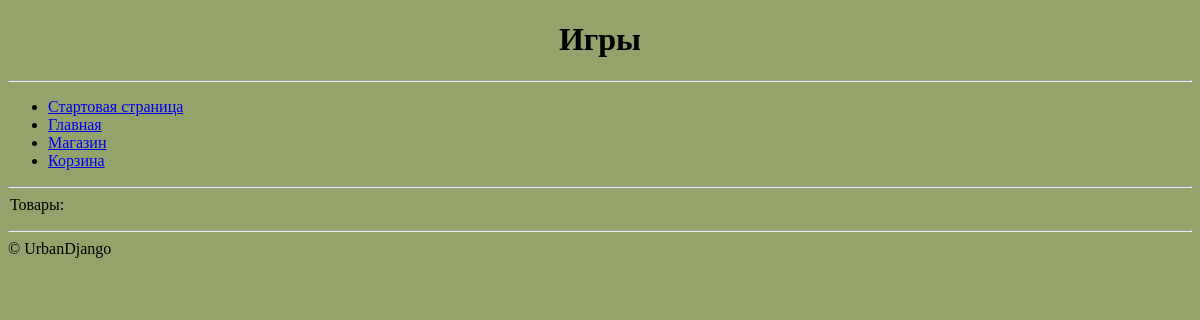
/platform/games/, run on an earlier commit of the app's database.
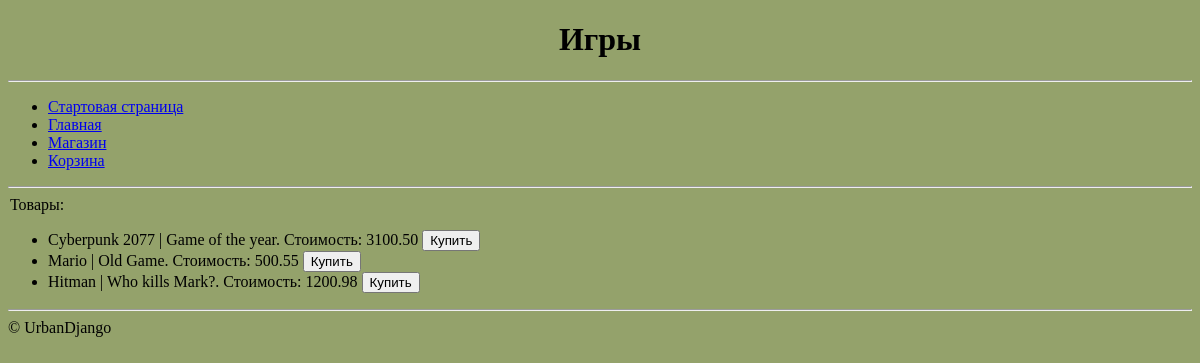
And on a later commit of the database.
### task1/models.py (models this page shows, shortened)
class Game(models.Model):
    title = models.CharField(max_length=200)
    cost = models.DecimalField(max_digits=7, decimal_places=2) # в рублях с копейками
    size = models.DecimalField(max_digits=7, decimal_places=1) # в мегабайтах
    description = models.TextField()
    age_limited = models.BooleanField(default=False)
    buyer = models.ManyToManyField(Buyer, related_name='buyers')

### task1/views.py (the view)
# urls.py: path('platform/games/', ClassShop.as_view()),
class ClassShop(TemplateView):
    template_name = 'task1/games.html'
    def get_context_data(self, **kwargs):
        context = super().get_context_data(**kwargs)
        games = Game.objects.all()
        context['title'] = 'Игры'
        context['products'] = games
        return context

### task1/templates/task1/games.html (shortened to what this page needs)
{% extends "task1/menu.html" %}
{% block navigation %}
{{ block.super }}
{% endblock %}
{% block content %}
<legend>Товары:</legend>
<ul>
    {% for product in products %}
    <li>{{ product.title }} | {{ product.description }}. Стоимость: {{ product.cost }} <button type="submit" value="product">Купить</button></li>
    {% endfor %}
</ul>
{% endblock %}
{% block footer %}
{{ block.super }}
{% endblock %}

### task1/templates/task1/menu.html (shortened to what this page needs)
{% load static %}
<!DOCTYPE html>
<html lang="en">
<head>
    <link rel="stylesheet" href="static/style.css" type="text/css">
</head>
<body>
    <header>
        {% block header %}
        <h1>{{title}}</h1>
        <link rel="stylesheet" href="{% static 'style.css' %}" type="text/css">
        {% endblock %}
    </header>
    <hr>
    {% block navigation %}
    <ul>
        <li><a href="\#/">Стартовая страница</a></li>
        <li><a href="\platform/">Главная</a></li>
        <li><a href="\platform/games/">Магазин</a></li>
        <li><a href="\platform/cart/">Корзина</a></li>
    </ul>
    {% endblock %}
    <hr>
    <main>
        {% block content %}{% endblock %}
    </main>
    <hr>
    <footer>
        {% block footer %}
        &copy; UrbanDjango
        {% endblock %}
    </footer>
</body>
</html>

### static/style.css (style rules this page uses)
body { background-color: #94a26b; }
h1 { text-align: center; }

What changed in the data, as far as the page shows it:
added Game: title "Cyberpunk 2077", description "Game of the year", cost "3100.50"
added Game: title "Mario", description "Old Game", cost "500.55"
added Game: title "Hitman", description "Who kills Mark?", cost "1200.98"
